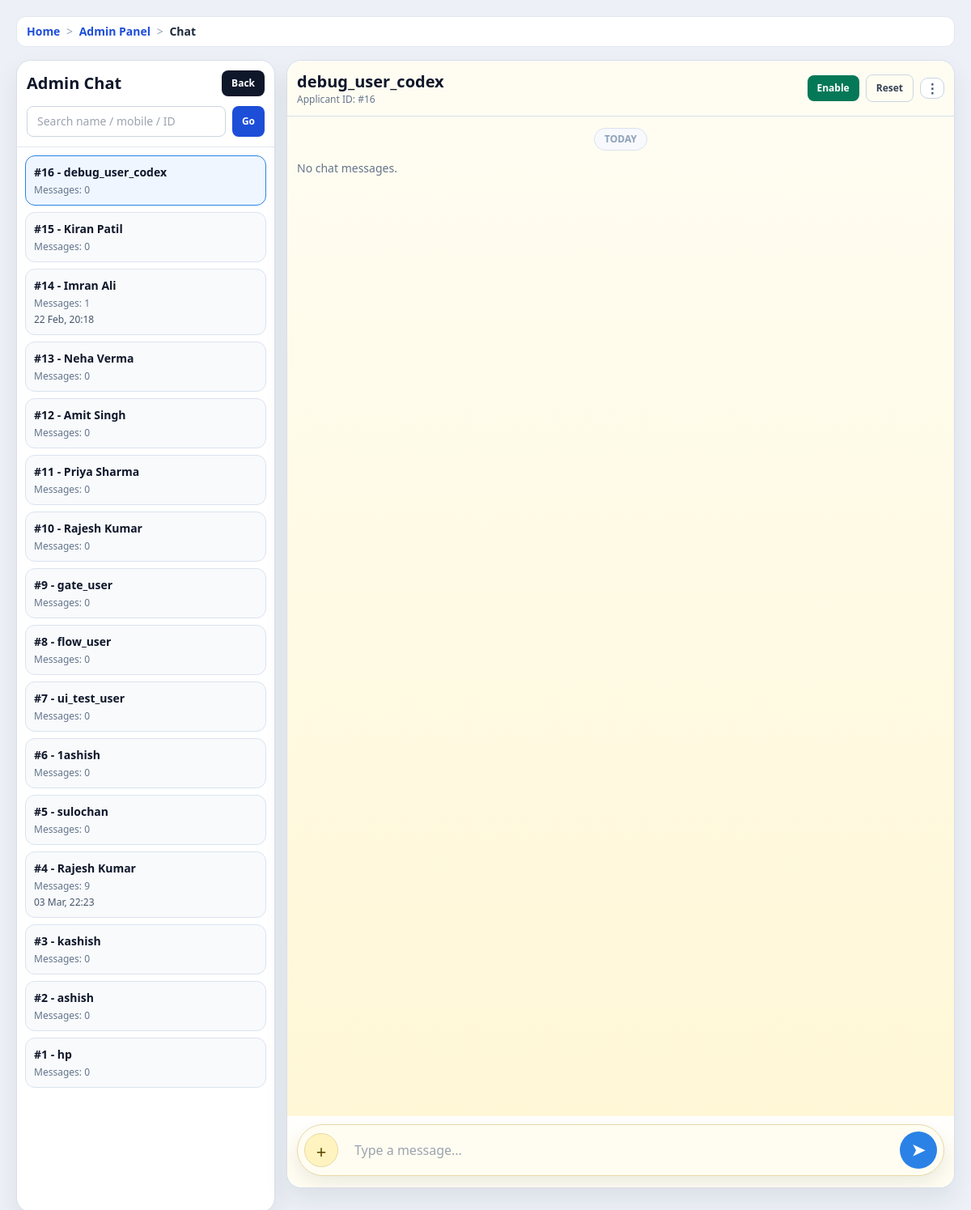
Before: /admin-panel/chat/ (signed in) with the older database file.
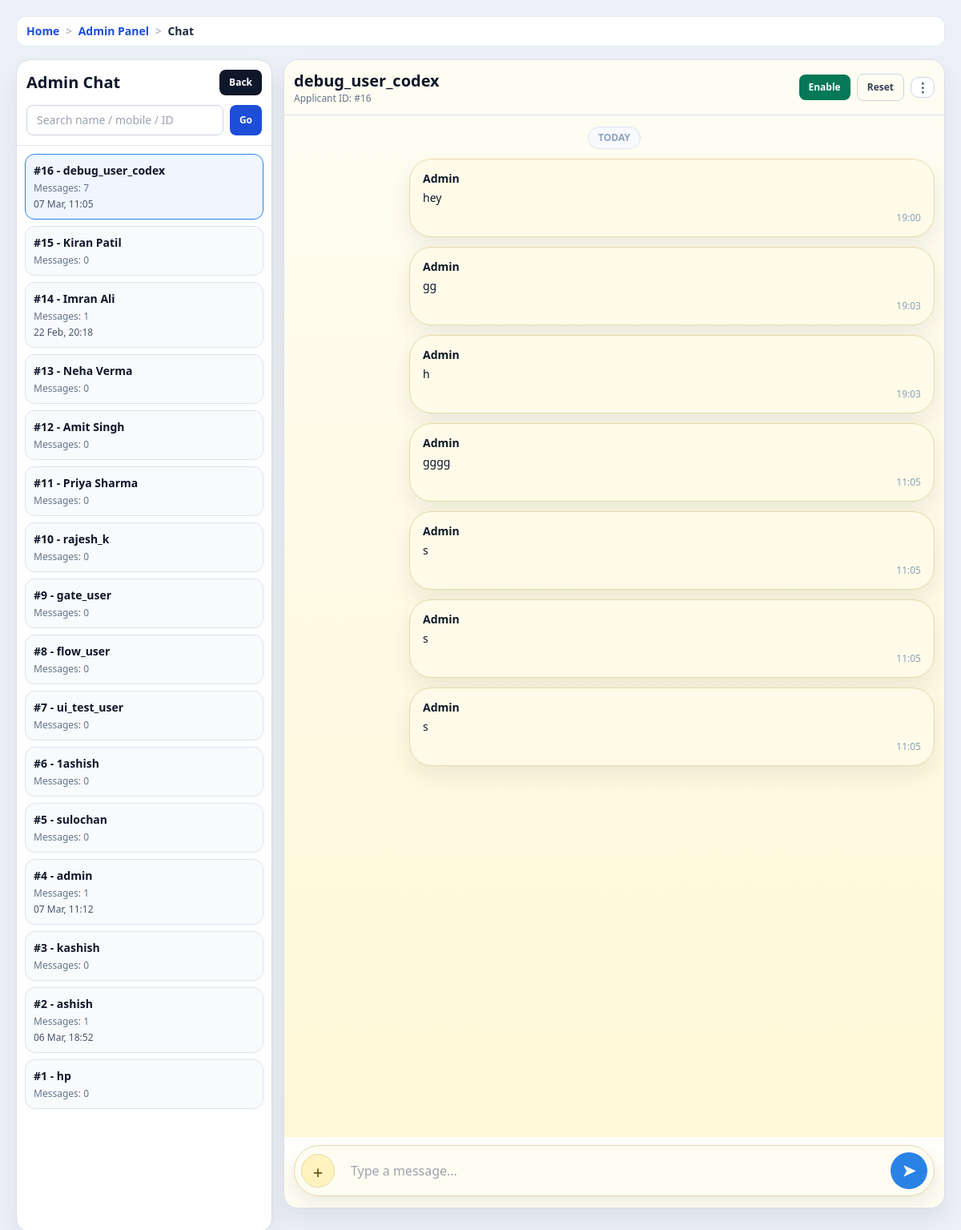
After: the same page with the newer database file.
### accounts/models.py (models this page shows, shortened)
class UserProfile(models.Model):
    user          = models.OneToOneField(User, on_delete=models.CASCADE, related_name='profile')
    full_name     = models.CharField(max_length=150, blank=True)
    father_name   = models.CharField(max_length=150, blank=True)
    mother_name   = models.CharField(max_length=150, blank=True)
    dob           = models.DateField(null=True, blank=True)
    GENDER_CHOICES = [('M','Male'),('F','Female'),('O','Other')]
    gender        = models.CharField(max_length=1, choices=GENDER_CHOICES, blank=True)
    CATEGORY_CHOICES = [('General','General'),('OBC','OBC'),('SC','SC'),('ST','ST')]
    category      = models.CharField(max_length=20, choices=CATEGORY_CHOICES, blank=True)
    mobile        = models.CharField(max_length=15, blank=True)
    email         = models.EmailField(blank=True)
    present_state = models.CharField(max_length=100, blank=True)
    present_district = models.CharField(max_length=100, blank=True)
    present_city = models.CharField(max_length=100, blank=True)
    present_pincode = models.CharField(max_length=10, blank=True)
    present_address = models.TextField(blank=True)
    permanent_same_as_present = models.BooleanField(default=False)
    permanent_state = models.CharField(max_length=100, blank=True)
    permanent_district = models.CharField(max_length=100, blank=True)
    permanent_pincode = models.CharField(max_length=10, blank=True)
    permanent_full_address = models.TextField(blank=True)
    permanent_address = models.TextField(blank=True)
    district      = models.CharField(max_length=100, blank=True)
    state         = models.CharField(max_length=100, default='Chhattisgarh', blank=True)
    pincode       = models.CharField(max_length=10, blank=True)
    aadhar        = models.CharField(max_length=20, blank=True)
    samagra_id    = models.CharField(max_length=20, blank=True)
    caste_cert_no = models.CharField(max_length=50, blank=True)
    income_cert_no= models.CharField(max_length=50, blank=True)
    tenth_board   = models.CharField(max_length=100, blank=True)
    tenth_roll_number = models.CharField(max_length=50, blank=True)
    tenth_percentage = models.CharField(max_length=20, blank=True)
    tenth_result  = models.CharField(max_length=50, blank=True)
    twelfth_board = models.CharField(max_length=100, blank=True)
    twelfth_roll_number = models.CharField(max_length=50, blank=True)
    twelfth_percentage = models.CharField(max_length=20, blank=True)
    twelfth_result= models.CharField(max_length=50, blank=True)
    graduation    = models.CharField(max_length=100, blank=True)
    university    = models.CharField(max_length=150, blank=True)
    college_name = models.CharField(max_length=200, blank=True)
    university_name = models.CharField(max_length=200, blank=True)
    course = models.CharField(max_length=150, blank=True)
    year_semester = models.CharField(max_length=100, blank=True)
    enrollment_number = models.CharField(max_length=100, blank=True)
    account_holder_name = models.CharField(max_length=150, blank=True)
    bank_name = models.CharField(max_length=150, blank=True)
    account_number = models.CharField(max_length=50, blank=True)
    ifsc_code = models.CharField(max_length=20, blank=True)
    branch_name = models.CharField(max_length=150, blank=True)
    aadhaar_linked = models.CharField(max_length=3, blank=True, choices=[('yes', 'Yes'), ('no', 'No')])
    personal_extra_rows = models.JSONField(default=list, blank=True)
    address_extra_rows = models.JSONField(default=list, blank=True)
    academic_extra_rows = models.JSONField(default=list, blank=True)
    college_extra_rows = models.JSONField(default=list, blank=True)
    bank_extra_rows = models.JSONField(default=list, blank=True)
    photo         = models.ImageField(upload_to='profile_photos/', null=True, blank=True)
    signature     = models.ImageField(upload_to='profile_signatures/', null=True, blank=True)
    chat_enabled  = models.BooleanField(default=False)
    master_data_last_saved_at = models.DateTimeField(null=True, blank=True)
    master_data_unmask_until = models.DateTimeField(null=True, blank=True)
    master_data_unmask_date = models.DateField(null=True, blank=True)
    master_data_unmask_count = models.PositiveSmallIntegerField(default=0)
    apply_autofill_locked_until = models.DateTimeField(null=True, blank=True)
    apply_profile_view_date = models.DateField(null=True, blank=True)
    apply_profile_view_count = models.PositiveSmallIntegerField(default=0)
    apply_profile_unmask_until = models.DateTimeField(null=True, blank=True)
    apply_profile_unmask_date = models.DateField(null=True, blank=True)
    apply_profile_unmask_count = models.PositiveSmallIntegerField(default=0)
    apply_draft_data = models.JSONField(default=dict, blank=True)

class ChatMessage(models.Model):
    profile = models.ForeignKey(UserProfile, on_delete=models.CASCADE, related_name="chat_messages")
    from_admin = models.BooleanField(default=False)
    message = models.TextField(blank=True)
    attachment = models.FileField(upload_to="chat_attachments/", null=True, blank=True)
    created_at = models.DateTimeField(auto_now_add=True)
    class Meta:
        ordering = ["created_at", "id"]

### core/views.py (the view, shortened to what this page needs)
# urls.py: path("admin-panel/chat/", views.admin_chat, name="admin_chat"),
@login_required
def admin_chat(request):
    if not _can_access_admin(request):
        messages.error(request, "Admin panel access allowed nahi hai.")
        return redirect("dashboard")
    profile_id = request.GET.get("profile_id", "").strip()
    search = request.GET.get("q", "").strip()
    profiles = list(
        UserProfile.objects.select_related("user").prefetch_related("chat_messages").order_by("-id")
    )
    selected_profile = None
    if profile_id.isdigit():
        selected_profile = next((p for p in profiles if p.id == int(profile_id)), None)
    if not selected_profile:
        selected_profile = profiles[0] if profiles else None
    thread_items = []
    for p in profiles:
        all_msgs = list(p.chat_messages.all())
        last_message = all_msgs[-1] if all_msgs else None
        thread_items.append(
            {
                "profile": p,
                "last_message": last_message,
                "message_count": len(all_msgs),
            }
        )
    chat_messages_qs = (
        _decorate_chat_messages(selected_profile.chat_messages.all())
        if selected_profile
        else []
    )
    return render(
        request,
        "portal_main/admin_chat.html",
        {
            "profiles": profiles,
            "thread_items": thread_items,
            "selected_profile": selected_profile,
            "chat_messages": chat_messages_qs,
            "query": search,
        },
    )

### core/context_processors.py (called while the page is built)
def _humanize_slug(text):
    value = str(text or "").strip().replace("-", " ").replace("_", " ")
    if value.isdigit():
        return f"#{value}"
    return value.title() if value else "Page"

def breadcrumbs(request):
    path = (getattr(request, "path", "") or "/").split("?", 1)[0]
    if not path.startswith("/"):
        path = f"/{path}"
    crumbs = [{"label": "Home", "url": "/"}]
    if path == "/":
        return {"breadcrumbs": crumbs}
    running = ""
    for part in [p for p in path.strip("/").split("/") if p]:
        running += f"/{part}"
        url = f"{running}/"
        label = _humanize_slug(part)
        try:
            match = resolve(url)
            label = NAME_LABELS.get(match.url_name, label)
        except Resolver404:
            pass
        crumbs.append({"label": label, "url": url})
    deduped = [crumbs[0]]
    for item in crumbs[1:]:
        if item["label"] == deduped[-1]["label"] and item["url"] == deduped[-1]["url"]:
            continue
        deduped.append(item)
    return {"breadcrumbs": deduped}

### core/views.py (called while the page is built)
def _is_admin_user(user):
    return bool(user and (user.is_superuser or user.is_staff))

### templates/portal_main/admin_chat.html (shortened to what the changed rows need)
{% extends 'base.html' %}
{% block body_class %}min-h-screen bg-[#edf1f7] text-slate-900{% endblock %}
{% block page_container_class %}max-w-[1280px] mx-auto p-3 md:p-5{% endblock %}
{% block content %}
<div class="admin-chat-shell">
  <aside class="panel">
    <div class="left-head">
      <div class="flex items-center justify-between gap-2">
        <h1 class="text-xl font-black">Admin Chat</h1>
      </div>
    </div>
    <div class="thread-list">
      {% for item in thread_items %}
        <a href="{% url 'admin_chat' %}?profile_id={{ item.profile.id }}{% if query %}&q={{ query }}{% endif %}" class="thread-item {% if selected_profile and item.profile.id == selected_profile.id %}active{% endif %}">
          <div class="font-bold text-sm">#{{ item.profile.id }} - {{ item.profile.full_name|default:item.profile.user.username }}</div>
          <div class="text-xs text-slate-500 mt-1">Messages: {{ item.message_count }}</div>
          {% if item.last_message %}
          <div class="text-xs text-slate-600 mt-1">{{ item.last_message.created_at|date:"d M, H:i" }}</div>
          {% endif %}
        </a>
      {% empty %}
        <div class="text-sm text-slate-500">No applicants found.</div>
      {% endfor %}
    </div>
  </aside>
  <section class="panel chat-wrap">
    {% if selected_profile %}
    <header class="chat-header">
      <div class="flex items-center justify-between gap-3">
        <div>
          <h2 class="text-xl font-black">{{ selected_profile.full_name|default:selected_profile.user.username }}</h2>
          <p class="text-xs text-slate-500">Applicant ID: #{{ selected_profile.id }}</p>
        </div>
        <div class="flex items-center gap-2">
          <form method="post" action="{% url 'admin_chat_toggle' selected_profile.id %}">
            <button type="submit" class="rounded-lg px-3 py-2 text-xs font-bold {% if selected_profile.chat_enabled %}bg-amber-600 text-white{% else %}bg-emerald-700 text-white{% endif %}">
              {% if selected_profile.chat_enabled %}Disable{% else %}Enable{% endif %}
            </button>
          </form>
          <a href="{% url 'admin_chat' %}" class="rounded-lg border border-slate-300 px-3 py-2 text-xs font-bold text-slate-700">Reset</a>
          <div class="menu-wrap">
            <button type="button" class="menu-btn header-menu-toggle">⋮</button>
          </div>
        </div>
      </div>
    </header>
    <div class="chat-body" id="chatThread">
      <div class="text-center mb-3"><span class="meta-pill">TODAY</span></div>
      <div class="space-y-3">
        {% for msg in chat_messages %}
        <div class="bubble {% if msg.from_admin %}bubble-admin{% else %}bubble-user{% endif %}" data-message-row data-message-id="{{ msg.id }}">
          <div class="flex items-center justify-between gap-2">
            <div class="font-semibold text-sm">{% if msg.from_admin %}Admin{% else %}User{% endif %}</div>
          </div>
          {% if msg.message %}<div class="mt-1 text-sm">{{ msg.message|linebreaksbr }}</div>{% endif %}
          <div class="msg-line">{{ msg.created_at|date:"H:i" }}</div>
        </div>
        {% empty %}
        <div class="text-sm text-slate-500">No chat messages.</div>
        {% endfor %}
      </div>
    </div>
    <div class="chat-input-wrap">
      <form id="adminSendMessageForm" method="post" action="{% url 'admin_chat_send' %}" enctype="multipart/form-data" class="chat-input-inner">
        <label for="adminAttachmentInput" class="attach-btn">+</label>
        <input name="message" class="msg-input" placeholder="Type a message...">
        <button type="submit" class="send-btn">&#10148;</button>
      </form>
    </div>
    {% else %}
    <div class="h-full grid place-items-center p-10 text-slate-500 font-semibold">No applicant thread selected.</div>
    {% endif %}
  </section>
</div>
{% endblock %}

Changed rows visible on the page:
shown differently, row unchanged: UserProfile "debug_user_codex": message_count "0" → "7"; last_message.created_at (not shown) → "07 Mar, 11:05"
changed UserProfile id 10: profile.full_name "Rajesh Kumar" → "rajesh_k"
changed UserProfile id 4: profile.full_name "Rajesh Kumar" → "admin"; message_count "9" → "1"; last_message.created_at "03 Mar, 22:23" → "07 Mar, 11:12"
shown differently, row unchanged: UserProfile "ashish": message_count "0" → "1"; last_message.created_at (not shown) → "06 Mar, 18:52"
added ChatMessage: from_admin "Admin", message "hey", created_at "19:00"
added ChatMessage: from_admin "Admin", message "gg", created_at "19:03"
added ChatMessage: from_admin "Admin", message "h", created_at "19:03"
added ChatMessage: from_admin "Admin", message "gggg", created_at "11:05"
added ChatMessage: from_admin "Admin", message "s", created_at "11:05"
added ChatMessage: from_admin "Admin", message "s", created_at "11:05"
added ChatMessage: from_admin "Admin", message "s", created_at "11:05"
Other visible differences:
text no longer shown: "No chat messages."
